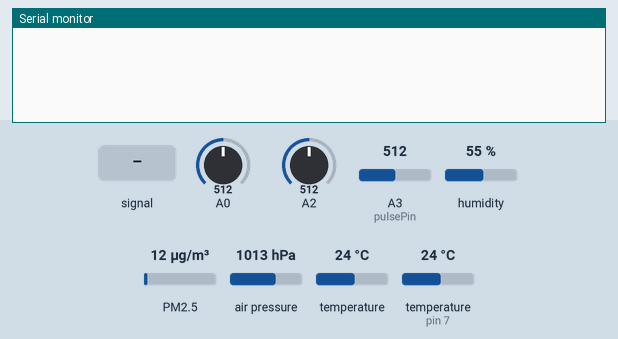
Recording of a sketch running on a simulated Arduino Uno, built with avr-gcc and run on an emulated ATmega328P. Shown: the last lines printed to the serial monitor. Wiring (inferred from the names in the program): dust sensor: data pin 8. Inputs (shaded band) come from the test bench; at power-on: humidity 55 %, PM2.5 12 µg/m³, air pressure 1013 hPa, A0 = 512, A2 = 512, A3 (pulsePin) = 512, temperature 24 °C, temperature (sensor on pin 7) 24 °C.

Above: at 1.2 s.
1.3 s: A3 (pulsePin) fed a 200 Hz sine of ±81 counts around its level
At 3.0 s:
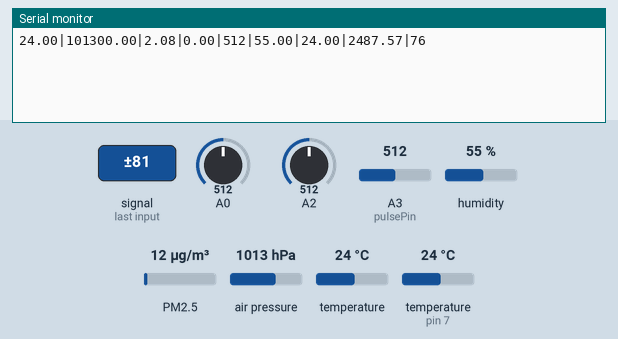
8.0 s: humidity set to 22 %
At 8.5 s:
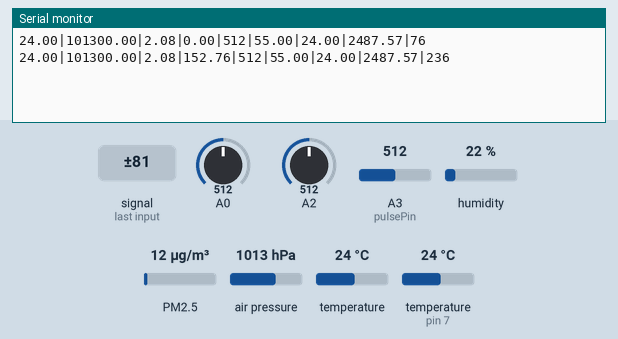
9.5 s: PM2.5 set to 6 µg/m³
At 10.9 s:
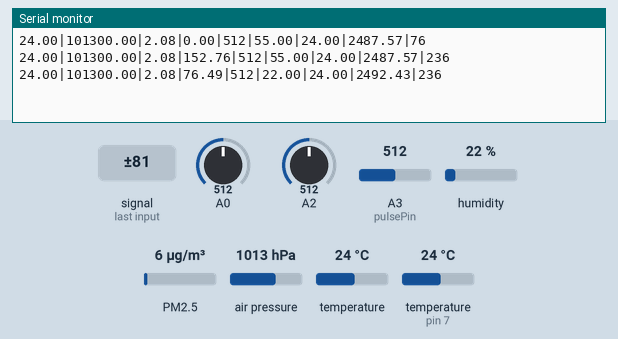
11.0 s: air pressure set to 952 hPa
12.5 s: A0 set to 535
14.0 s: A2 set to 535
At 16.2 s:
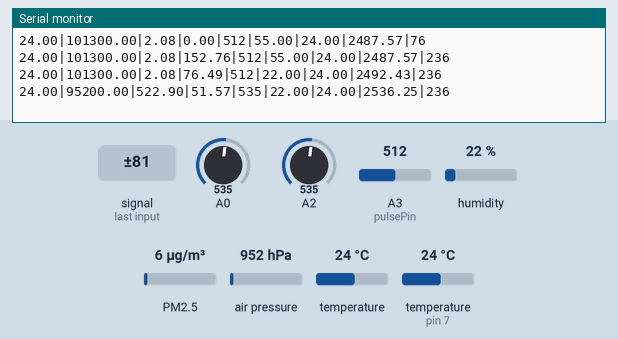
Timing chart, 0 to 16.5 s (numbered marks = the images above; inputs shaded):
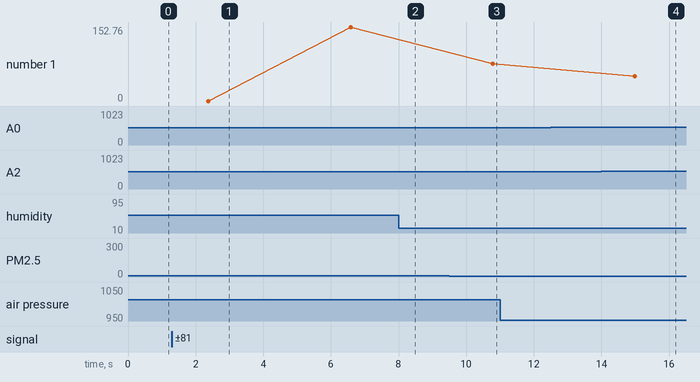

Measured:
- after the input at 1.3 s, the serial monitor: prints a new line after 1.1 s (image 1)
- after the input at 14.0 s, the serial monitor: prints a new line after 0.98 s (image 4)

The sketch:

1.ino
```cpp
#include <Adafruit_Sensor.h>
#include <Adafruit_BMP280.h>
#include <DHT.h>

Adafruit_BMP280 bmp; // I2C

int pin = 8;
unsigned long duration;
unsigned long starttime;
unsigned long sampletime_ms = 2000;
unsigned long lowpulseoccupancy = 0;
float ratio = 0;
float concentration = 0;
int light;
#define DHTPIN 7     // what pin we're connected to
#define DHTTYPE DHT22   // DHT 22  (AM2302)
DHT dht(DHTPIN, DHTTYPE); //// Initialize DHT sensor for normal 16mhz Arduino
int chk;
float hum;  //Stores humidity value
float temp; //Stores temperature value
float Vsig;
int pulsePin = 3;                 // Pulse Sensor purple wire connected to analog pin 0
int blinkPin = 13;                // pin to blink led at each beat
volatile int BPM;                   // int that holds raw Analog in 0. updated every 2mS
volatile int Signal;                // holds the incoming raw data
volatile int IBI = 600;             // int that holds the time interval between beats! Must be seeded!
volatile boolean Pulse = false;     // "True" when heartbeat is detected. "False" when not a "live beat".
volatile boolean QS = false;        // becomes true when Arduino finds a beat.
static boolean serialVisual = true;   // Set to 'false' by Default.  Re-set to 'true' to see Arduino Serial Monitor ASCII Visual Pulse
volatile int rate[10];                    // array to hold last ten IBI values
volatile unsigned long sampleCounter = 0;          // used to determine pulse timing
volatile unsigned long lastBeatTime = 0;           // used to find IBI
volatile int P =512;                      // used to find peak in pulse wave, seeded
volatile int T = 512;                     // used to find trough in pulse wave, seeded
volatile int thresh = 525;                // used to find instant moment of heart beat, seeded
volatile int amp = 100;                   // used to hold amplitude of pulse waveform, seeded
volatile boolean firstBeat = true;        // used to seed rate array so we startup with reasonable BPM
volatile boolean secondBeat = false;      // used to seed rate array so we startup with reasonable BPM

void setup() {
  Serial.begin(9600);
  pinMode(8,INPUT);
  pinMode(A0,INPUT);
  starttime = millis();
  dht.begin();

  if (!bmp.begin()) {
    Serial.println(F("Could not find a valid BMP280 sensor, check wiring!"));
    while (1);
  }
  interruptSetup();
}

void loop() {
    duration = pulseIn(pin, LOW);
    lowpulseoccupancy = lowpulseoccupancy+duration;
    if ((millis()-starttime) >= sampletime_ms) //if the sampel time = = 30s
    {
      ratio = lowpulseoccupancy/(sampletime_ms*10.0);
      concentration = 1.1*pow(ratio,3)-3.8*pow(ratio,2)+520*ratio+0.62;
      lowpulseoccupancy = 0;
      starttime = millis();
    }

    light=analogRead(A0);

    hum = dht.readHumidity();
    temp= dht.readTemperature();

    int sensorValue;
    long  sum=0;
    for(int i=0;i<1024;i++)
    {
      sensorValue=analogRead(A2);
      sum=sensorValue+sum;
      delay(2);
    }
    sum = sum >> 10;
    Vsig = sum*4980.0/1023.0; // Vsig is the value of voltage measured from the SIG pin of the Grove interface

    String payload;
    payload += String(bmp.readTemperature());
    payload += "|" + String(bmp.readPressure());
    payload += "|" + String(bmp.readAltitude(1013.25));
    payload += "|" + String(concentration);
    payload += "|" + String(light);
    payload += "|" + String(hum);
    payload += "|" + String(temp);
    payload += "|" + String(Vsig);
    payload += "|" + String(BPM);

    Serial.println(payload);
    delay(2000);
}

void interruptSetup(){
  TCCR2A = 0x02;     // DISABLE PWM ON DIGITAL PINS 3 AND 11, AND GO INTO CTC MODE
  TCCR2B = 0x06;     // DON'T FORCE COMPARE, 256 PRESCALER
  OCR2A = 0X7C;      // SET THE TOP OF THE COUNT TO 124 FOR 500Hz SAMPLE RATE
  TIMSK2 = 0x02;     // ENABLE INTERRUPT ON MATCH BETWEEN TIMER2 AND OCR2A
  sei();             // MAKE SURE GLOBAL INTERRUPTS ARE ENABLED
}

ISR(TIMER2_COMPA_vect){                       // triggered when Timer2 counts to 124
  cli();                                      // disable interrupts while we do this
  Signal = analogRead(pulsePin);              // read the Pulse Sensor
  sampleCounter += 2;                         // keep track of the time in mS
  int N = sampleCounter - lastBeatTime;       // monitor the time since the last beat to avoid noise

    //  find the peak and trough of the pulse wave
  if(Signal < thresh && N > (IBI/5)*3){      // avoid dichrotic noise by waiting 3/5 of last IBI
    if (Signal < T){                         // T is the trough
      T = Signal;                            // keep track of lowest point in pulse wave
    }
  }

  if(Signal > thresh && Signal > P){        // thresh condition helps avoid noise
    P = Signal;                             // P is the peak
  }                                         // keep track of highest point in pulse wave

  //  NOW IT'S TIME TO LOOK FOR THE HEART BEAT
  // signal surges up in value every time there is a pulse
  if (N > 250){                                   // avoid high frequency noise
    if ( (Signal > thresh) && (Pulse == false) && (N > (IBI/5)*3) ){
      Pulse = true;                               // set the Pulse flag when there is a pulse
      digitalWrite(blinkPin,HIGH);                // turn on pin 13 LED
      IBI = sampleCounter - lastBeatTime;         // time between beats in mS
      lastBeatTime = sampleCounter;               // keep track of time for next pulse

      if(secondBeat){                        // if this is the second beat
        secondBeat = false;                  // clear secondBeat flag
        for(int i=0; i<=9; i++){             // seed the running total to get a realistic BPM at startup
          rate[i] = IBI;
        }
      }

      if(firstBeat){                         // if it's the first time beat is found
        firstBeat = false;                   // clear firstBeat flag
        secondBeat = true;                   // set the second beat flag
        sei();                               // enable interrupts again
        return;                              // IBI value is unreliable so discard it
      }
      word runningTotal = 0;                  // clear the runningTotal variable

      for(int i=0; i<=8; i++){                // shift data in the rate array
        rate[i] = rate[i+1];                  // and drop the oldest IBI value
        runningTotal += rate[i];              // add up the 9 oldest IBI values
      }

      rate[9] = IBI;                          // add the latest IBI to the rate array
      runningTotal += rate[9];                // add the latest IBI to runningTotal
      runningTotal /= 10;                     // average the last 10 IBI values
      BPM = 60000/runningTotal;               // how many beats can fit into a minute? that's BPM!
      QS = true;                              // set Quantified Self flag
      // QS FLAG IS NOT CLEARED INSIDE THIS ISR
      if(BPM<100){ //orange
        digitalWrite(3, HIGH);
        digitalWrite(4, LOW);
        digitalWrite(5, LOW);
      }
      else if(BPM>170){ //Red
          digitalWrite(3, LOW);
          digitalWrite(4, HIGH);
          digitalWrite(5, LOW);
      }
      else{ //green
        digitalWrite(3, LOW);
        digitalWrite(4, LOW);
        digitalWrite(5, HIGH);

      }
    }
  }

  if (Signal < thresh && Pulse == true){   // when the values are going down, the beat is over
    digitalWrite(blinkPin,LOW);            // turn off pin 13 LED
    Pulse = false;                         // reset the Pulse flag so we can do it again
    amp = P - T;                           // get amplitude of the pulse wave
    thresh = amp/2 + T;                    // set thresh at 50% of the amplitude
    P = thresh;                            // reset these for next time
    T = thresh;
  }

  if (N > 2500){                           // if 2.5 seconds go by without a beat
    thresh = 512;                          // set thresh default
    P = 512;                               // set P default
    T = 512;                               // set T default
    lastBeatTime = sampleCounter;          // bring the lastBeatTime up to date
    firstBeat = true;                      // set these to avoid noise
    secondBeat = false;                    // when we get the heartbeat back
  }

  sei();
  // enable interrupts when youre done!
}// end isr
```
